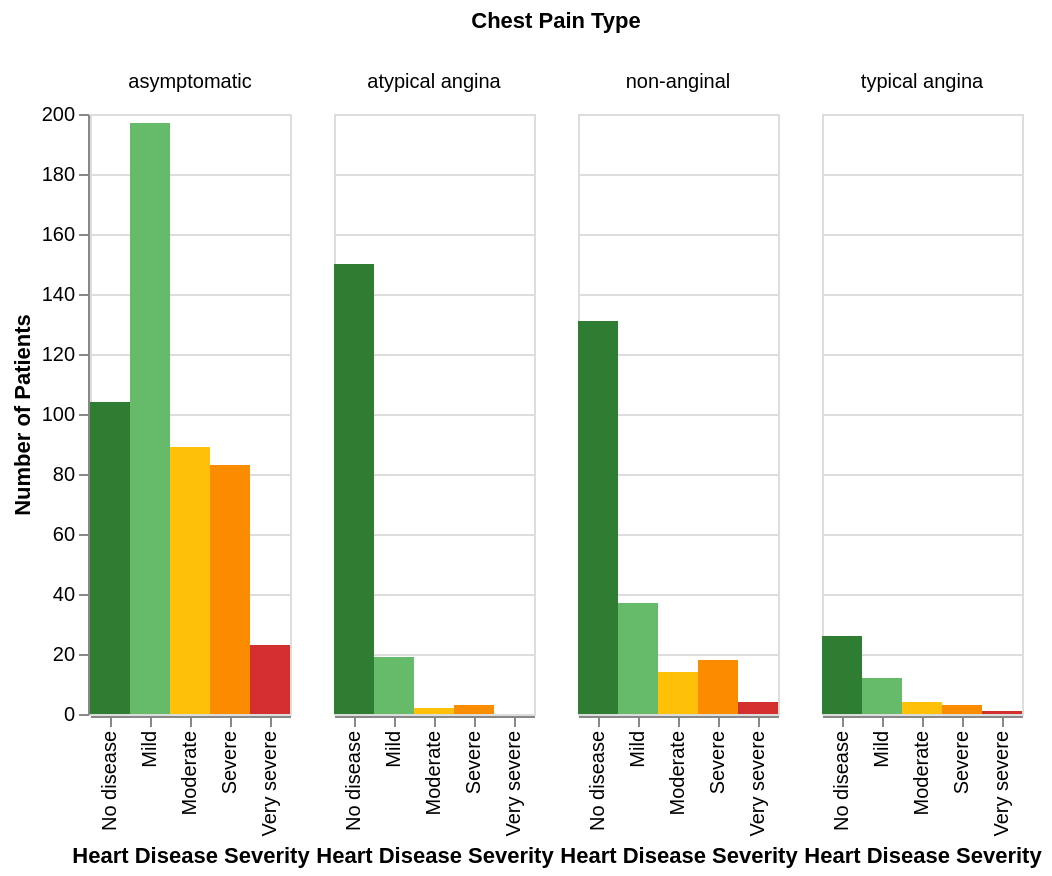

The cell this chart's notebook holds for it:
### Markdown cell above
- The dataset is highly imbalanced in terms of sex, with significantly more male patients than female patients. Because of this imbalance, comparisons across sex may reflect sampling bias rather than true differences in disease severity.

### Code cell
alt.Chart(heart_disease).mark_bar(size=20).encode(
    x=alt.X(
        'disease_label:N',
        title='Heart Disease Severity',
        scale=alt.Scale(domain=['No disease','Mild','Moderate','Severe','Very severe'])
    ),
    y=alt.Y('count():Q', title='Number of Patients'),
    color=alt.Color(
        'disease_label:N',
        legend=None,
        scale=alt.Scale(domain=['No disease','Mild','Moderate','Severe','Very severe'], range=color_scheme)
    )
).facet(
    column=alt.Column(
        'cp:N',
        title='Chest Pain Type'
    )
)

### Figure 1 — Vega-Lite specification as saved in the notebook (floating-point values rounded to 4 significant figures; data arrays with more than 128 entries replaced by an {"elided": "..."} marker saying what was removed)
{"config": {"view": {"continuousWidth": 300, "continuousHeight": 300}}, "data": {"name": "data-2dce2d58e063a04d4a5b2d727cf2eb2e"}, "facet": {"column": {"field": "cp", "title": "Chest Pain Type", "type": "nominal"}}, "spec": {"mark": {"type": "bar", "size": 20}, "encoding": {"color": {"field": "disease_label", "legend": null, "scale": {"domain": ["No disease", "Mild", "Moderate", "Severe", "Very severe"], "range": ["#2E7D32", "#66BB6A", "#FFC107", "#FB8C00", "#D32F2F"]}, "type": "nominal"}, "x": {"field": "disease_label", "scale": {"domain": ["No disease", "Mild", "Moderate", "Severe", "Very severe"]}, "title": "Heart Disease Severity", "type": "nominal"}, "y": {"aggregate": "count", "title": "Number of Patients", "type": "quantitative"}}}, "$schema": "https://vega.github.io/schema/vega-lite/v6.1.0.json", "datasets": {"data-2dce2d58e063a04d4a5b2d727cf2eb2e": {"elided": "920 records"}}}
